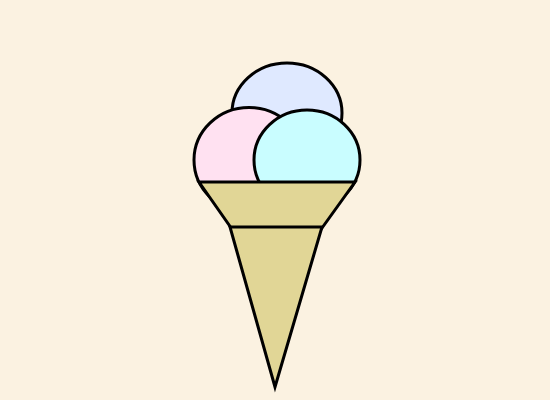
Frame 1 (no input)
Frame 60 (no input): identical to frame 1, image omitted
Frame 120 (the mouse pressed at the canvas centre since frame 60): identical to frame 1, image omitted

The p5.js sketch that drew this single still picture (run headless with seeded random() and noise() and a simulated clock; from frame 60 on, the mouse is pressed at the canvas centre):

// p5.js sketch
// ── sketch.js
function setup() {
  createCanvas(550, 400);
}

function draw() {
  background('#fbf2e1');
  
  strokeWeight(3)
  translate(2,-30)
  fill('#dfe9ff')
  ellipse(285,143,110,100)
  
  fill(255,225,241)
  ellipse(247,190,110,105)
  
  fill('#c9fdff');
  ellipse(305,190,106,100)
  
  fill(225,214,150)
  translate(-1,-28)
  triangle(198,240,354,240,275,350);
  translate(-1,45)
  triangle(230,240,322,240,275,400);

}
